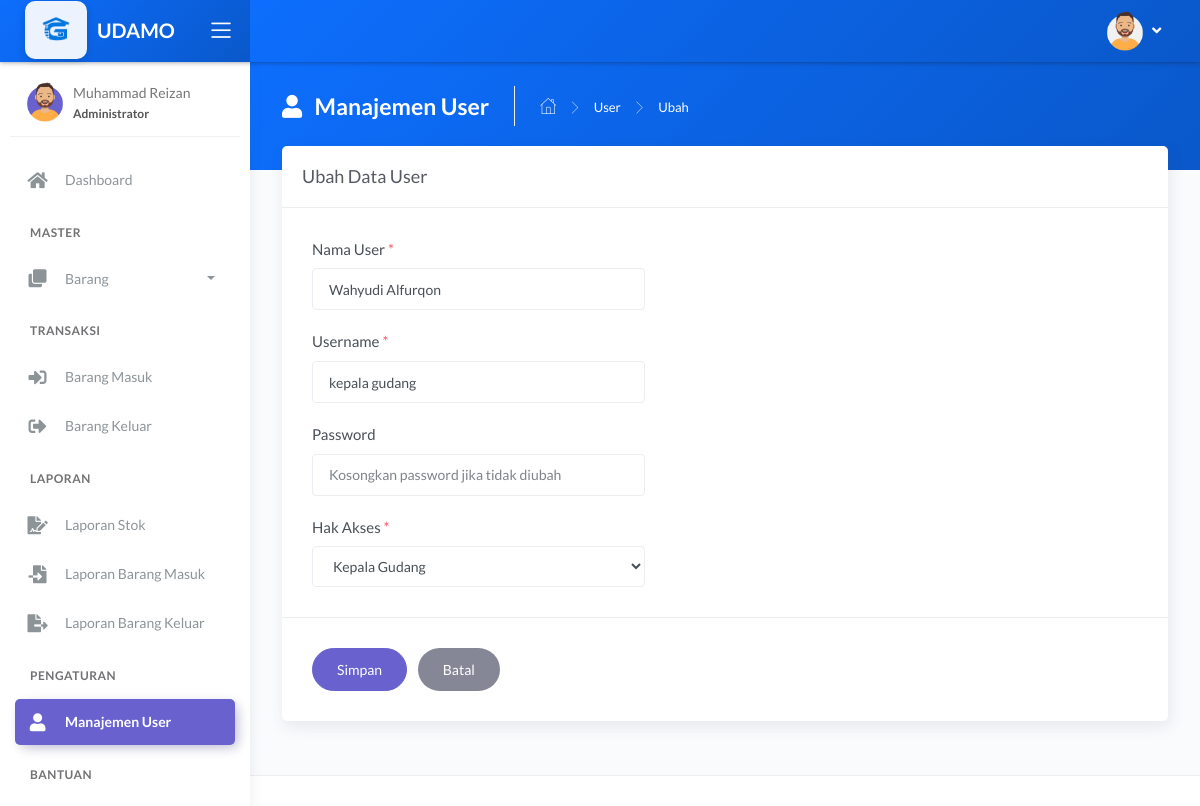
Before: /main.php?module=form_ubah_user&id=3 (signed in) with the older database file.
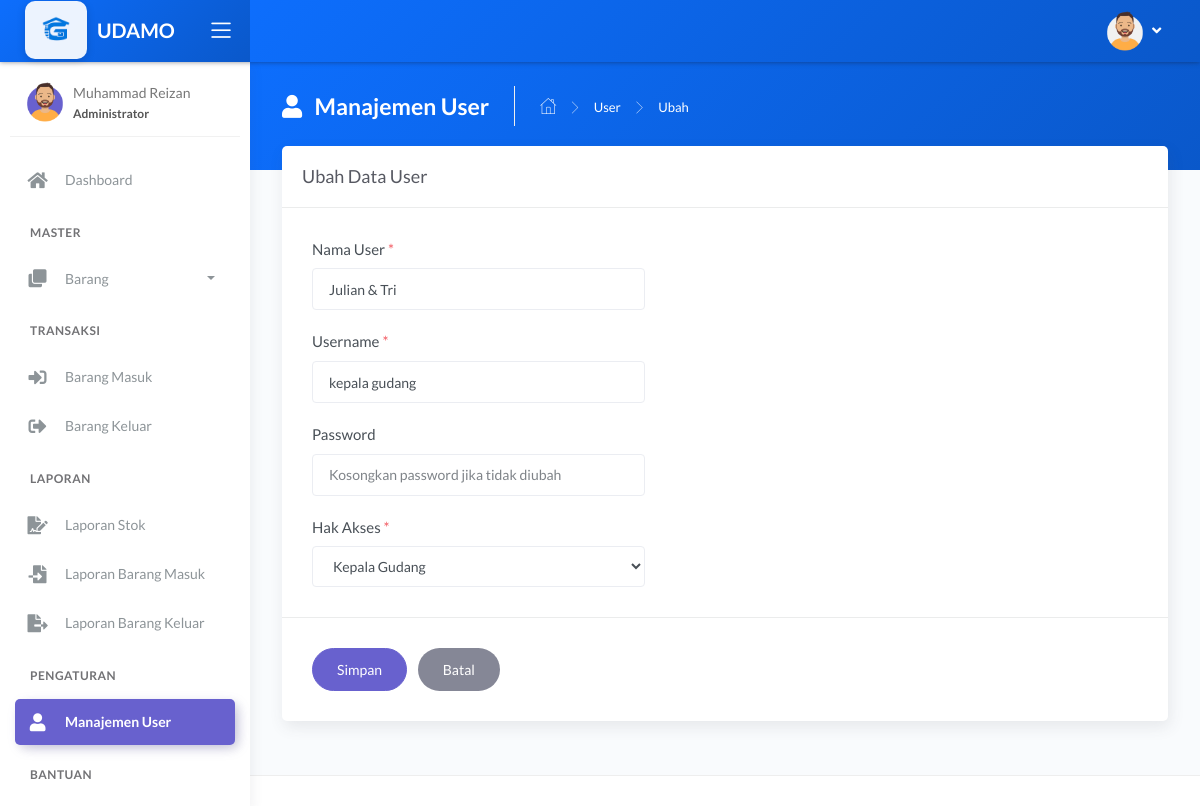
After: the same page with the newer database file.
### tables this page shows
CREATE TABLE `tbl_user` (
  `id_user` int(11) NOT NULL,
  `nama_user` varchar(30) NOT NULL,
  `username` varchar(30) NOT NULL,
  `password` varchar(255) NOT NULL,
  `hak_akses` enum('Administrator','Admin Gudang','Kepala Gudang') NOT NULL
);

### modules/user/form_ubah.php (the view, shortened to what this page needs)
<?php
if (basename($_SERVER['PHP_SELF']) === basename(__FILE__)) {
	header('location: 404.html');
}
else {
	if (isset($_GET['id'])) {
		$id_user = $_GET['id'];
		$query = mysqli_query($mysqli, "SELECT id_user, nama_user, username, hak_akses FROM tbl_user WHERE id_user='$id_user'")
										or die('Ada kesalahan pada query tampil data : ' . mysqli_error($mysqli));
		$data = mysqli_fetch_assoc($query);
	}
?>
<div class="panel-header" style="background: linear-gradient(135deg, #0d6efd, #0a58ca);">
		<div class="page-inner py-4">
			<div class="page-header text-white">
				<h4 class="page-title text-white"><i class="fas fa-user mr-2"></i> Manajemen User</h4>
				<ul class="breadcrumbs">
					<li class="nav-home"><a href="?module=dashboard"><i class="flaticon-home text-white"></i></a></li>
					<li class="separator"><i class="flaticon-right-arrow"></i></li>
					<li class="nav-item"><a href="?module=user" class="text-white">User</a></li>
					<li class="separator"><i class="flaticon-right-arrow"></i></li>
					<li class="nav-item"><a>Ubah</a></li>
				</ul>
			</div>
		</div>
	</div>
	<div class="page-inner mt--5">
		<div class="card">
			<div class="card-header">
				<div class="card-title">Ubah Data User</div>
			</div>
			<form action="modules/user/proses_ubah.php" method="post" class="needs-validation" novalidate>
				<div class="card-body">
					<div class="form-group col-lg-5">
						<label>Nama User <span class="text-danger">*</span></label>
						<input type="text" name="nama_user" class="form-control" autocomplete="off" value="<?php echo $data['nama_user']; ?>" required>
					</div>
					<div class="form-group col-lg-5">
						<label>Username <span class="text-danger">*</span></label>
						<input type="text" name="username" class="form-control" autocomplete="off" value="<?php echo $data['username']; ?>" required>
					</div>
					<div class="form-group col-lg-5">
						<label>Password</label>
						<input type="password" name="password" class="form-control" placeholder="Kosongkan password jika tidak diubah" autocomplete="off">
					</div>
					<div class="form-group col-lg-5">
						<label>Hak Akses <span class="text-danger">*</span></label>
						<select name="hak_akses" class="form-control chosen-select" autocomplete="off" required>
							<option value="<?php echo $data['hak_akses']; ?>"><?php echo $data['hak_akses']; ?></option>
						</select>
					</div>
				</div>
				<div class="card-action">
					<input type="submit" name="simpan" value="Simpan" class="btn btn-secondary btn-round pl-4 pr-4 mr-2">
					<a href="?module=user" class="btn btn-default btn-round pl-4 pr-4">Batal</a>
				</div>
			</form>
		</div>
	</div>
<?php } ?>

Changed rows visible on the page:
changed tbl_user "kepala gudang": nama_user "Wahyudi Alfurqon" → "Julian & Tri"
